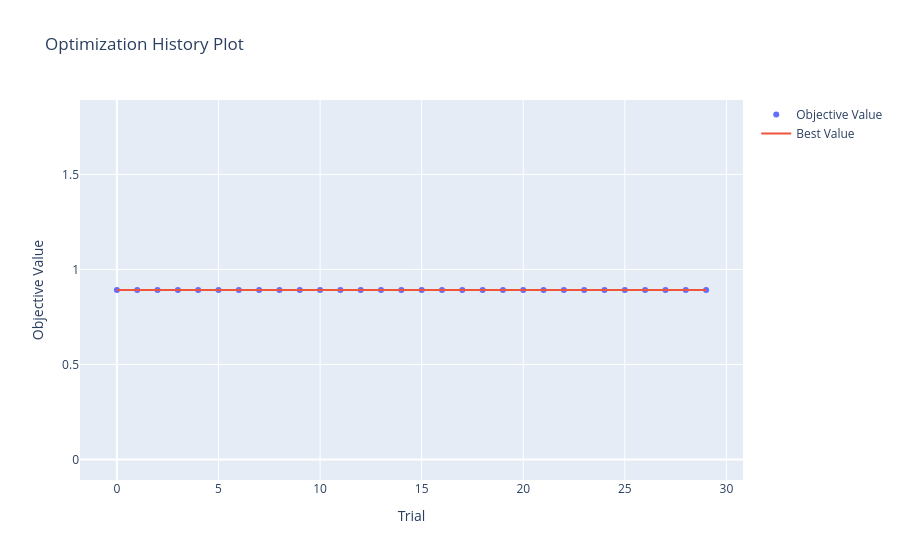
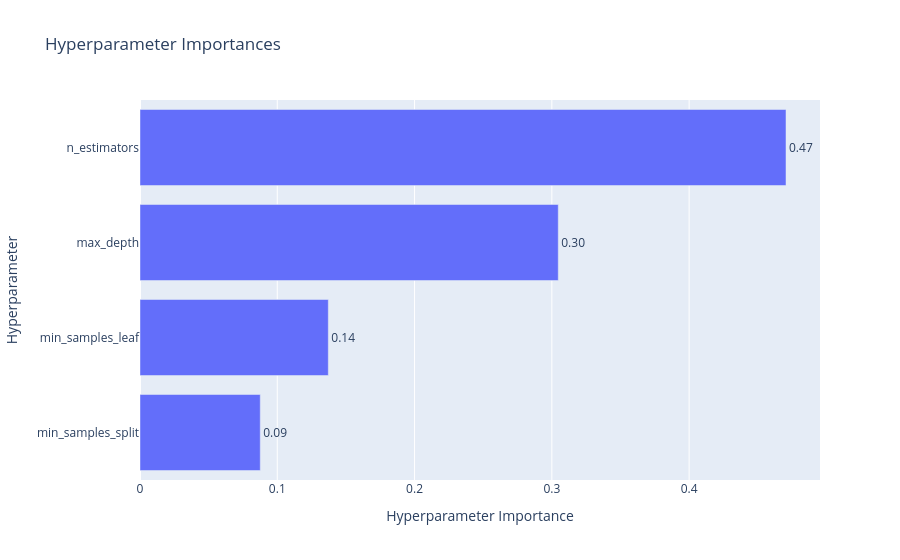

These figures' notebook cell, in order:
### Code cell
optuna.visualization.plot_optimization_history(study).show()

optuna.visualization.plot_param_importances(study).show()

### Figure 1 — Plotly figure (JSON) as saved in the notebook; plotly's stock layout.template omitted (floating-point values rounded to 4 significant figures)
{"data": [{"mode": "markers", "name": "Objective Value", "type": "scatter", "x": [0, 1, 2, 3, 4, 5, 6, 7, 8, 9, 10, 11, 12, 13, 14, 15, 16, 17, 18, 19, 20, 21, 22, 23, 24, 25, 26, 27, 28, 29], "y": [0.8918, 0.8918, 0.8918, 0.8918, 0.8918, 0.8918, 0.8918, 0.8918, 0.8918, 0.8918, 0.8918, 0.8918, 0.8918, 0.8918, 0.8918, 0.8918, 0.8918, 0.8918, 0.8918, 0.8918, 0.8918, 0.8918, 0.8918, 0.8918, 0.8918, 0.8918, 0.8918, 0.8918, 0.8918, 0.8918]}, {"mode": "lines", "name": "Best Value", "type": "scatter", "x": [0, 1, 2, 3, 4, 5, 6, 7, 8, 9, 10, 11, 12, 13, 14, 15, 16, 17, 18, 19, 20, 21, 22, 23, 24, 25, 26, 27, 28, 29], "y": [0.8918, 0.8918, 0.8918, 0.8918, 0.8918, 0.8918, 0.8918, 0.8918, 0.8918, 0.8918, 0.8918, 0.8918, 0.8918, 0.8918, 0.8918, 0.8918, 0.8918, 0.8918, 0.8918, 0.8918, 0.8918, 0.8918, 0.8918, 0.8918, 0.8918, 0.8918, 0.8918, 0.8918, 0.8918, 0.8918]}, {"marker": {"color": "#cccccc"}, "mode": "markers", "name": "Infeasible Trial", "showlegend": false, "type": "scatter", "x": [], "y": []}], "layout": {"title": {"text": "Optimization History Plot"}, "xaxis": {"title": {"text": "Trial"}}, "yaxis": {"title": {"text": "Objective Value"}}}}

### Figure 2 — Plotly figure (JSON) as saved in the notebook; plotly's stock layout.template omitted (floating-point values rounded to 4 significant figures)
{"data": [{"cliponaxis": false, "hovertemplate": ["min_samples_split (IntDistribution): 0.08760203688614386<extra></extra>", "min_samples_leaf (IntDistribution): 0.1371594219525551<extra></extra>", "max_depth (IntDistribution): 0.30467416924188834<extra></extra>", "n_estimators (IntDistribution): 0.47056437191941264<extra></extra>"], "name": "Objective Value", "orientation": "h", "text": ["0.09", "0.14", "0.30", "0.47"], "textposition": "outside", "type": "bar", "x": [0.0876, 0.1372, 0.3047, 0.4706], "y": ["min_samples_split", "min_samples_leaf", "max_depth", "n_estimators"]}], "layout": {"title": {"text": "Hyperparameter Importances"}, "xaxis": {"title": {"text": "Hyperparameter Importance"}}, "yaxis": {"title": {"text": "Hyperparameter"}}}}
